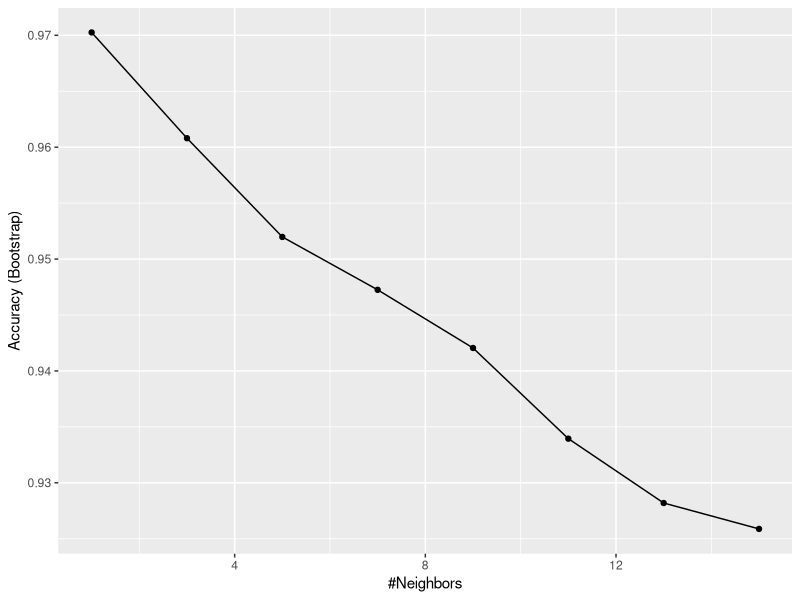
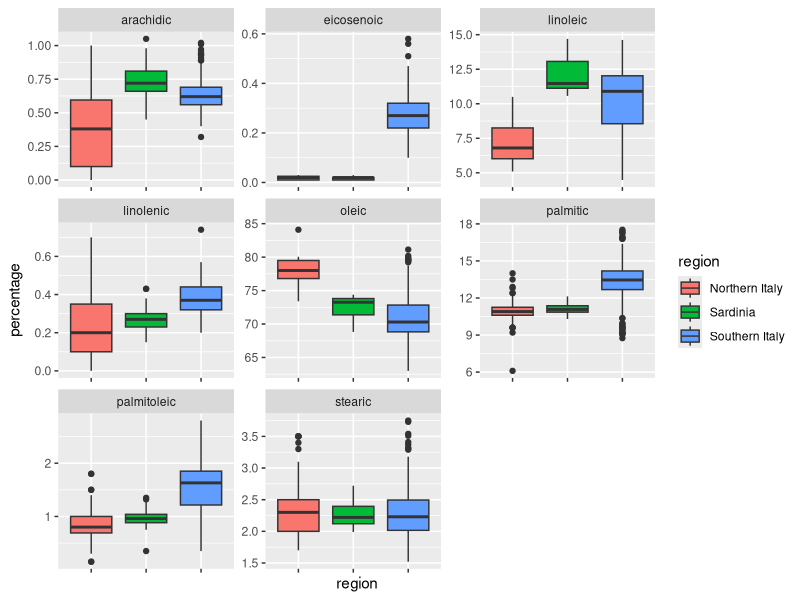
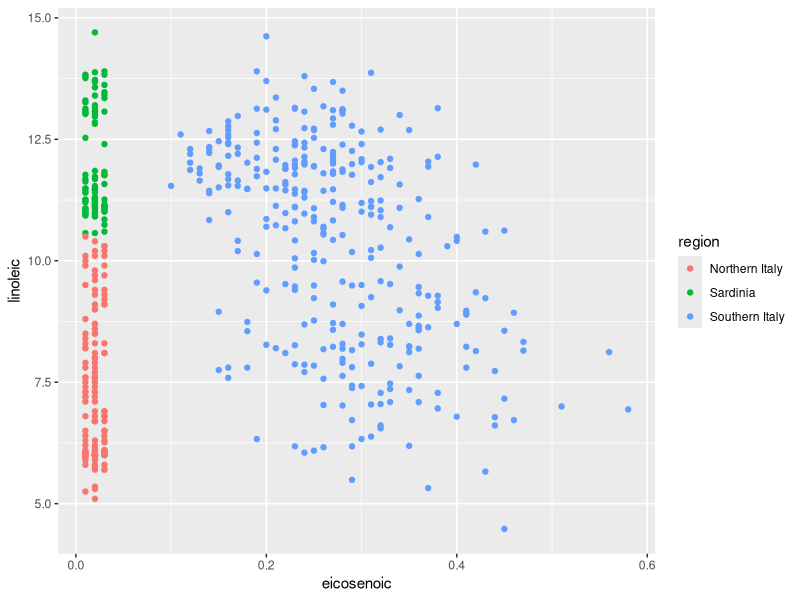
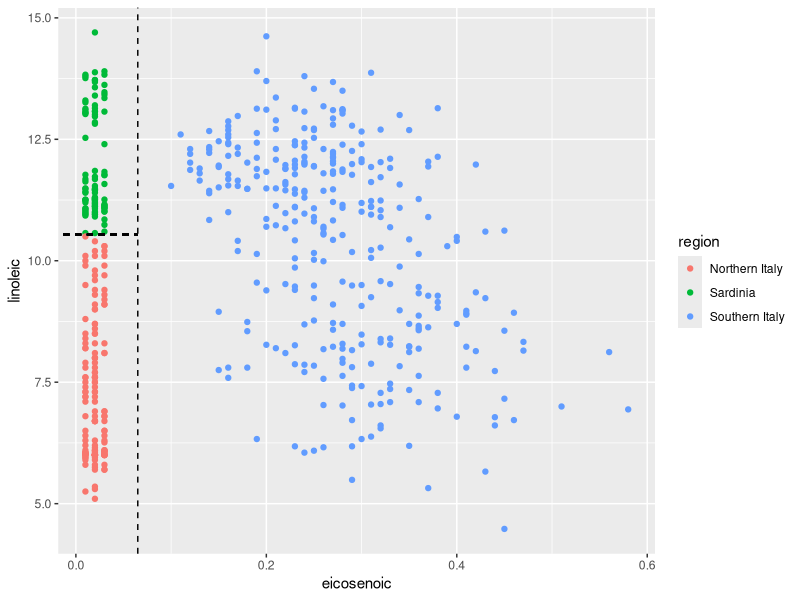
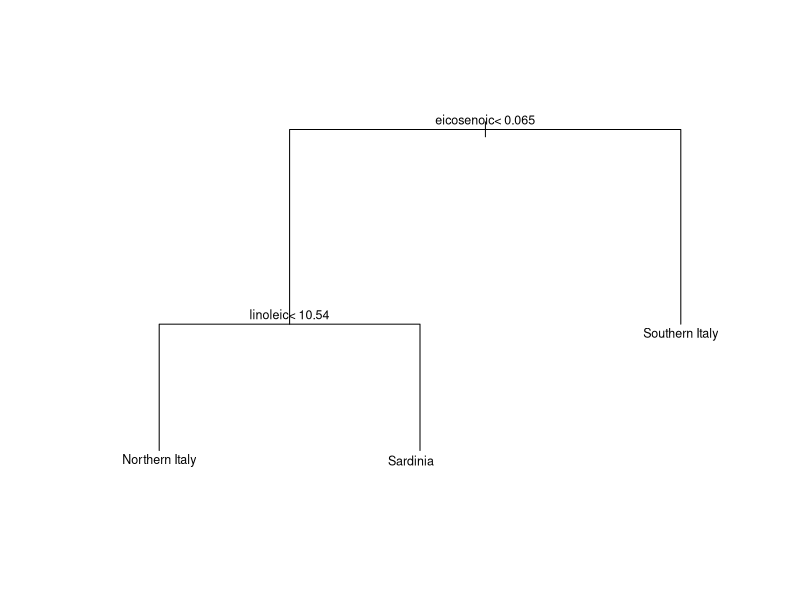
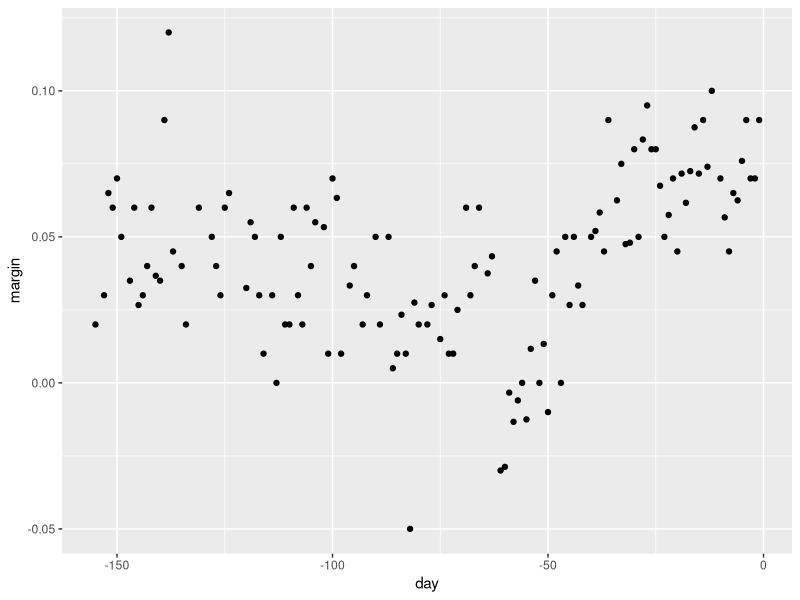
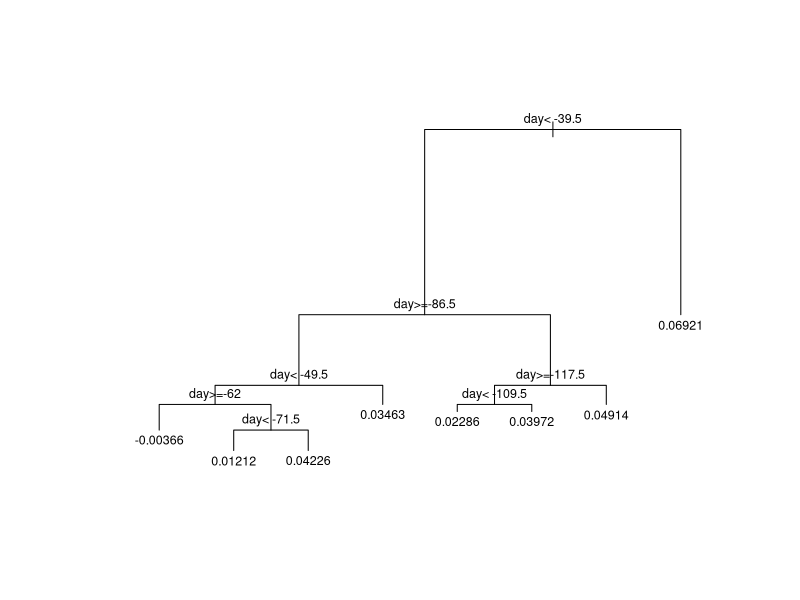
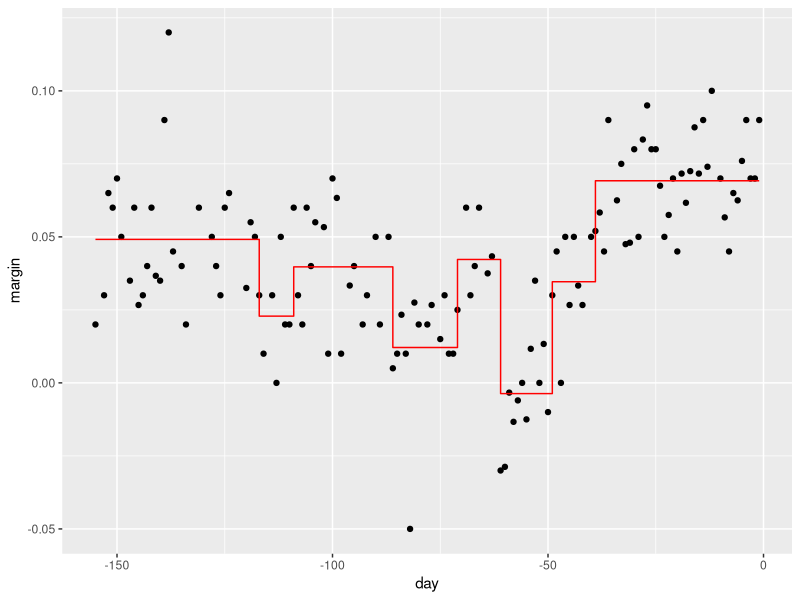

These charts were generated, in order, by the following R code:
# HarvardX: PH125.8x
# Data Science: Machine Learning
# R code from course videos

# Classification with More than Two Classes and the Caret Package

## Classification with More than Two Classes

### Classification and Regression Trees (CART)

# Load data
library(tidyverse)
library(dslabs)
data("olive")
olive %>% tbl_df

table(olive$region)

olive <- select(olive, -area)

# Predict region using KNN
library(caret)
fit <- train(region ~ .,  method = "knn", 
             tuneGrid = data.frame(k = seq(1, 15, 2)), 
             data = olive)
ggplot(fit)

# Plot distribution of each predictor stratified by region
olive %>% gather(fatty_acid, percentage, -region) %>%
     ggplot(aes(region, percentage, fill = region)) +
     geom_boxplot() +
     facet_wrap(~fatty_acid, scales = "free")+
        theme(axis.text.x = element_blank())

# plot values for eicosenoic and linoleic
p <- olive %>% 
     ggplot(aes(eicosenoic, linoleic, color = region)) + 
     geom_point()
p

p + geom_vline(xintercept = 0.065, lty = 2) + 
     geom_segment(x = -0.2, y = 10.54, xend = 0.065, yend = 10.54, color = "black", lty = 2)

# load data for regression tree
library(caret)
library(rpart)
train_rpart <- train(region ~ ., method = "rpart", data = olive)
plot(train_rpart$finalModel, margin = 0.1)
text(train_rpart$finalModel, cex = 0.75)

data("polls_2008")
qplot(day, margin, data = polls_2008)

# visualize the splits 
library(rpart)
fit <- rpart(margin ~ ., data = polls_2008)
plot(fit, margin = 0.1)
text(fit, cex = 0.75)

polls_2008 %>% 
     mutate(y_hat = predict(fit)) %>% 
     ggplot() +
     geom_point(aes(day, margin)) +
     geom_step(aes(day, y_hat), col="red")

# change parameters
fit <- rpart(margin ~ ., data = polls_2008,
             control = rpart.control(cp = 0, minsplit = 2))
polls_2008 %>% 
     mutate(y_hat = predict(fit)) %>% 
     ggplot() +
     geom_point(aes(day, margin)) +
     geom_step(aes(day, y_hat), col="red")

pruned_fit <- prune(fit, cp = 0.01)
polls_2008 %>% 
     mutate(y_hat = predict(pruned_fit)) %>% 
     ggplot() +
     geom_point(aes(day, margin)) +
     geom_step(aes(day, y_hat), col="red")

# use cross validation to choose cp
library(caret)
train_rpart <- train(margin ~ ., 
                     method = "rpart",
                     tuneGrid = data.frame(cp = seq(0, 0.05, len = 25)),
                     data = polls_2008)
ggplot(train_rpart)


# access the final model and plot it
plot(train_rpart$finalModel, margin = 0.1)
text(train_rpart$finalModel, cex = 0.75)

polls_2008 %>% 
     mutate(y_hat = predict(train_rpart)) %>% 
     ggplot() +
     geom_point(aes(day, margin)) +
     geom_step(aes(day, y_hat), col="red")

# prune the tree 
pruned_fit <- prune(fit, cp = 0.01)
